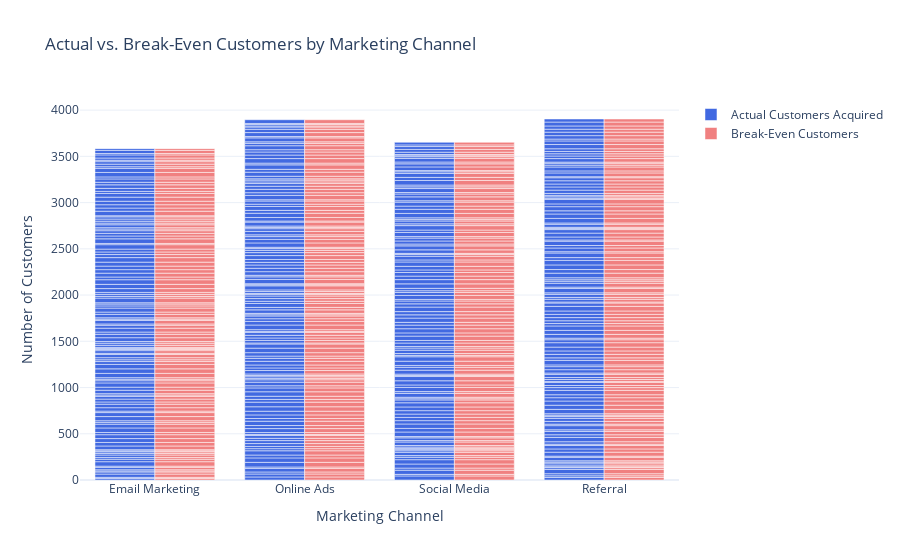

Notebook code cell kept with this figure:
### Code cell
fig = go.Figure()

# Actual Customers Acquired
fig.add_trace(go.Bar(x=data['Marketing_Channel'], y=data['New_Customers'],
                     name='Actual Customers Acquired', marker_color='royalblue'))

# Break-Even Customers
fig.add_trace(go.Bar(x=data['Marketing_Channel'], y=data['Break_Even_Customers'],
                     name='Break-Even Customers', marker_color='lightcoral'))

# Update the layout
fig.update_layout(barmode='group', title='Actual vs. Break-Even Customers by Marketing Channel',
                  xaxis_title='Marketing Channel', yaxis_title='Number of Customers')

# Show the chart
fig.show()

### Figure 1 — Plotly figure (JSON) as saved in the notebook; plotly's stock layout.template omitted (floating-point values rounded to 4 significant figures; data arrays with more than 128 entries replaced by an {"elided": "..."} marker saying what was removed)
{"data": [{"marker": {"color": "royalblue"}, "name": "Actual Customers Acquired", "type": "bar", "x": {"elided": "500 str values"}, "y": {"elided": "500 int values"}}, {"marker": {"color": "lightcoral"}, "name": "Break-Even Customers", "type": "bar", "x": {"elided": "500 str values"}, "y": {"elided": "500 float values"}}], "layout": {"autosize": true, "barmode": "group", "title": {"text": "Actual vs. Break-Even Customers by Marketing Channel"}, "xaxis": {"autorange": true, "range": [-0.5, 3.5], "title": {"text": "Marketing Channel"}, "type": "category"}, "yaxis": {"autorange": true, "range": [0, 4109.0], "title": {"text": "Number of Customers"}, "type": "linear"}}}
